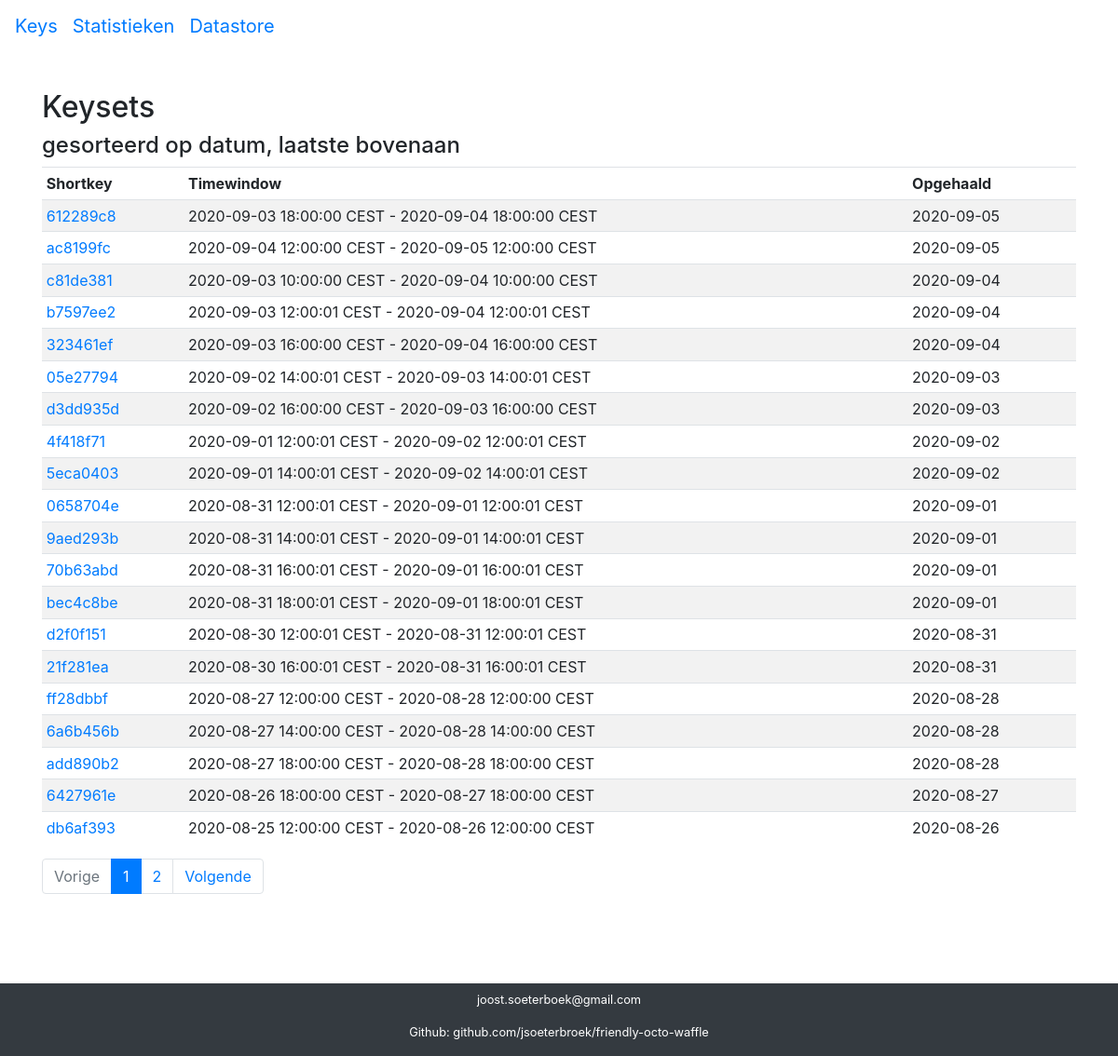
Before: /keys/ with the older database file.
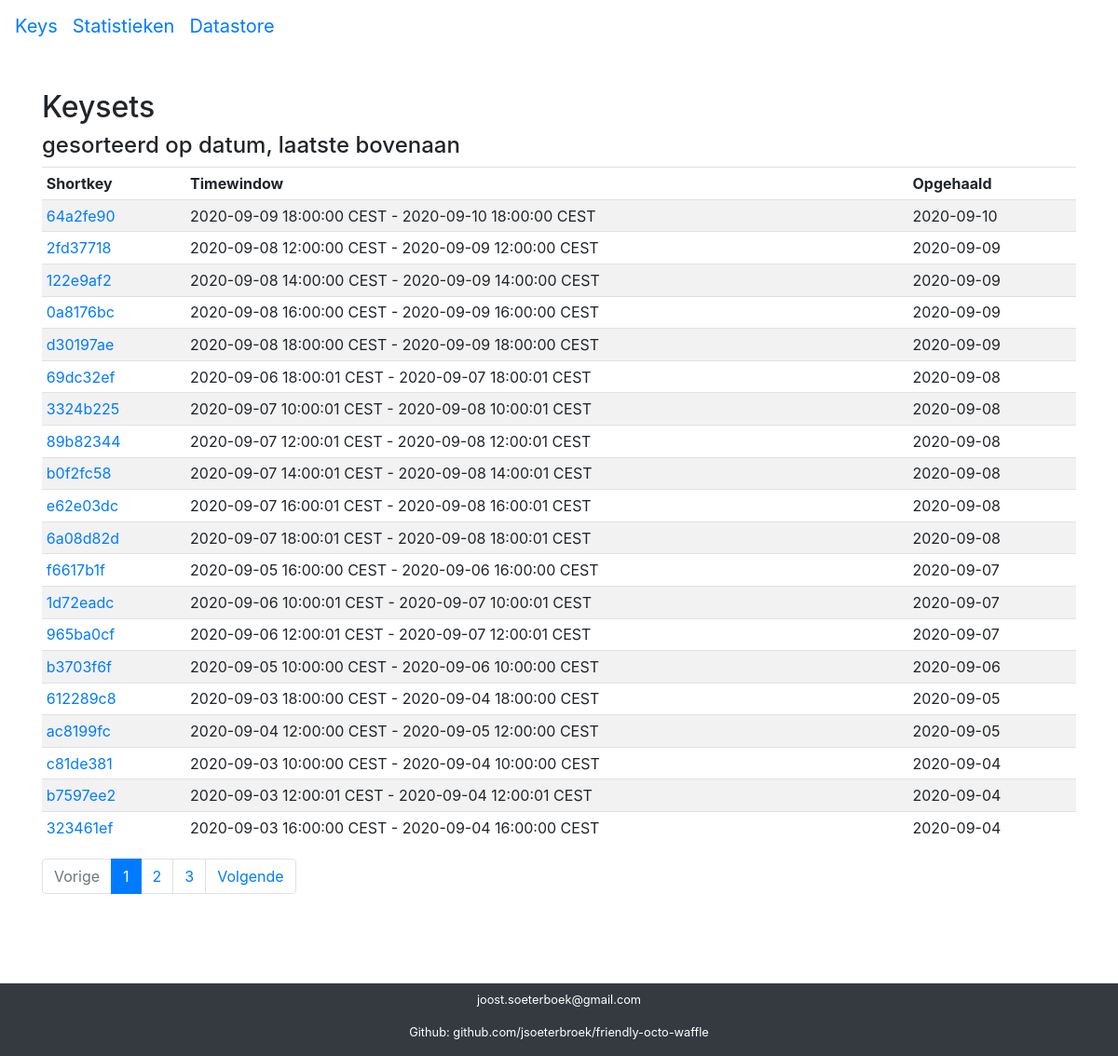
After: the same page with the newer database file.
### keys/models.py (models this page shows, shortened)
class Keys(models.Model):
    key = models.CharField("key", max_length=255, unique=True, primary_key=True)
    shortkey = models.CharField("short key", max_length=8)
    created = models.DateTimeField(auto_now_add=True, editable=False)
    environment = models.CharField("omgeving", max_length=125)
    seen = models.CharField("opgehaald", max_length=48)
    start_timestamp = models.CharField("timestamp start", max_length=48)
    end_timestamp = models.CharField("timestamp end", max_length=48)
    num_teks = models.IntegerField('number of keys')
    class Meta:
        verbose_name = 'Exposure Keyset'
        verbose_name_plural = 'Exposure Keysets'

### keys/views.py (the view)
# urls.py: path('keys/', include('keys.urls'), name='key_index'),
def key_index(request):
    keysets_list_latest = Keys.objects.order_by('-seen')
    paginator = Paginator(keysets_list_latest, settings.KEYSETS_PAGINATE_BY)
    page = request.GET.get('page')
    try:
        plist = paginator.get_page(page)
    except PageNotAnInteger:
        plist = paginator.get_page(1)
    except EmptyPage:
        plist = paginator.get_page(paginator.num_pages)
    context = {'plist': plist}
    return render(request, 'key_index.html', context)

### keys/templates/key_index.html
{% extends "base.html" %}
{% block content %}
{% load static %}
{% load l10n %}
<p>&nbsp;</p>
<h2> Keysets </h2>
<h4> gesorteerd op datum, laatste bovenaan </h4>
  {% if plist %}
  <table class="table table-striped table-sm">
          <thead>
            <tr>
                    <td><b>Shortkey</b></td>
                    <td><b>Timewindow</b></td>
                    <td><b>Opgehaald</b></td>
            </tr>
          </thead>
          <tbody>
    {% for p in plist %}
      <tr>
          <td><a href="{{p.shortkey}}/">{{p.shortkey}}<a/></td><td>{{p.start_timestamp}} - {{p.end_timestamp}}</td><td>{{p.seen}}</td>
      </tr>
    {% endfor %}
  </tbody>
  </table>
 {% if plist.has_other_pages %}
  <nav aria-label="pagination">
  <ul class="pagination">
    {% if plist.has_previous %}
      <li class="page-item"><a class="page-link" href="?page={{ plist.previous_page_number }}">Vorige</a></li>
    {% else %}
      <li class="page-item disabled"><span class="page-link">Vorige</span></li>
    {% endif %}
    {% for i in plist.paginator.page_range %}
      {% if plist.number == i %}
        <li class="page-item active"><span class="page-link">{{ i }} <span class="sr-only">(current)</span></span></li>
      {% else %}
        <li class="page-item"><a class="page-link" href="?page={{ i }}">{{ i }}</a></li>
      {% endif %}
    {% endfor %}
    {% if plist.has_next %}
      <li class="page-item"><a class="page-link" href="?page={{ plist.next_page_number }}">Volgende</a></li>
    {% else %}
      <li class="page-item disabled"><span class="page-link">Volgende</span></li>
    {% endif %}
  </ul>
  </nav>
  {% endif %}
  {% else %}
   <p>There are no keysets in the database.</p>
  {% endif %}
{% endblock %}

Changed rows visible on the page:
no longer on this page (row unchanged): Keys: shortkey "05e27794", start_timestamp "2020-09-02 14:00:01 CEST", end_timestamp "2020-09-03 14:00:01 CEST", seen "2020-09-03"
no longer on this page (row unchanged): Keys: shortkey "d3dd935d", start_timestamp "2020-09-02 16:00:00 CEST", end_timestamp "2020-09-03 16:00:00 CEST", seen "2020-09-03"
no longer on this page (row unchanged): Keys: shortkey "4f418f71", start_timestamp "2020-09-01 12:00:01 CEST", end_timestamp "2020-09-02 12:00:01 CEST", seen "2020-09-02"
no longer on this page (row unchanged): Keys: shortkey "5eca0403", start_timestamp "2020-09-01 14:00:01 CEST", end_timestamp "2020-09-02 14:00:01 CEST", seen "2020-09-02"
no longer on this page (row unchanged): Keys: shortkey "0658704e", start_timestamp "2020-08-31 12:00:01 CEST", end_timestamp "2020-09-01 12:00:01 CEST", seen "2020-09-01"
no longer on this page (row unchanged): Keys: shortkey "9aed293b", start_timestamp "2020-08-31 14:00:01 CEST", end_timestamp "2020-09-01 14:00:01 CEST", seen "2020-09-01"
no longer on this page (row unchanged): Keys: shortkey "70b63abd", start_timestamp "2020-08-31 16:00:01 CEST", end_timestamp "2020-09-01 16:00:01 CEST", seen "2020-09-01"
no longer on this page (row unchanged): Keys: shortkey "bec4c8be", start_timestamp "2020-08-31 18:00:01 CEST", end_timestamp "2020-09-01 18:00:01 CEST", seen "2020-09-01"
no longer on this page (row unchanged): Keys: shortkey "d2f0f151", start_timestamp "2020-08-30 12:00:01 CEST", end_timestamp "2020-08-31 12:00:01 CEST", seen "2020-08-31"
no longer on this page (row unchanged): Keys: shortkey "21f281ea", start_timestamp "2020-08-30 16:00:01 CEST", end_timestamp "2020-08-31 16:00:01 CEST", seen "2020-08-31"
no longer on this page (row unchanged): Keys: shortkey "ff28dbbf", start_timestamp "2020-08-27 12:00:00 CEST", end_timestamp "2020-08-28 12:00:00 CEST", seen "2020-08-28"
no longer on this page (row unchanged): Keys: shortkey "6a6b456b", start_timestamp "2020-08-27 14:00:00 CEST", end_timestamp "2020-08-28 14:00:00 CEST", seen "2020-08-28"
no longer on this page (row unchanged): Keys: shortkey "add890b2", start_timestamp "2020-08-27 18:00:00 CEST", end_timestamp "2020-08-28 18:00:00 CEST", seen "2020-08-28"
no longer on this page (row unchanged): Keys: shortkey "6427961e", start_timestamp "2020-08-26 18:00:00 CEST", end_timestamp "2020-08-27 18:00:00 CEST", seen "2020-08-27"
no longer on this page (row unchanged): Keys: shortkey "db6af393", start_timestamp "2020-08-25 12:00:00 CEST", end_timestamp "2020-08-26 12:00:00 CEST", seen "2020-08-26"
added Keys: shortkey "64a2fe90", start_timestamp "2020-09-09 18:00:00 CEST", end_timestamp "2020-09-10 18:00:00 CEST", seen "2020-09-10"
added Keys: shortkey "2fd37718", start_timestamp "2020-09-08 12:00:00 CEST", end_timestamp "2020-09-09 12:00:00 CEST", seen "2020-09-09"
added Keys: shortkey "122e9af2", start_timestamp "2020-09-08 14:00:00 CEST", end_timestamp "2020-09-09 14:00:00 CEST", seen "2020-09-09"
added Keys: shortkey "0a8176bc", start_timestamp "2020-09-08 16:00:00 CEST", end_timestamp "2020-09-09 16:00:00 CEST", seen "2020-09-09"
added Keys: shortkey "d30197ae", start_timestamp "2020-09-08 18:00:00 CEST", end_timestamp "2020-09-09 18:00:00 CEST", seen "2020-09-09"
added Keys: shortkey "69dc32ef", start_timestamp "2020-09-06 18:00:01 CEST", end_timestamp "2020-09-07 18:00:01 CEST", seen "2020-09-08"
added Keys: shortkey "3324b225", start_timestamp "2020-09-07 10:00:01 CEST", end_timestamp "2020-09-08 10:00:01 CEST", seen "2020-09-08"
added Keys: shortkey "89b82344", start_timestamp "2020-09-07 12:00:01 CEST", end_timestamp "2020-09-08 12:00:01 CEST", seen "2020-09-08"
added Keys: shortkey "b0f2fc58", start_timestamp "2020-09-07 14:00:01 CEST", end_timestamp "2020-09-08 14:00:01 CEST", seen "2020-09-08"
added Keys: shortkey "e62e03dc", start_timestamp "2020-09-07 16:00:01 CEST", end_timestamp "2020-09-08 16:00:01 CEST", seen "2020-09-08"
added Keys: shortkey "6a08d82d", start_timestamp "2020-09-07 18:00:01 CEST", end_timestamp "2020-09-08 18:00:01 CEST", seen "2020-09-08"
added Keys: shortkey "f6617b1f", start_timestamp "2020-09-05 16:00:00 CEST", end_timestamp "2020-09-06 16:00:00 CEST", seen "2020-09-07"
added Keys: shortkey "1d72eadc", start_timestamp "2020-09-06 10:00:01 CEST", end_timestamp "2020-09-07 10:00:01 CEST", seen "2020-09-07"
added Keys: shortkey "965ba0cf", start_timestamp "2020-09-06 12:00:01 CEST", end_timestamp "2020-09-07 12:00:01 CEST", seen "2020-09-07"
added Keys: shortkey "b3703f6f", start_timestamp "2020-09-05 10:00:00 CEST", end_timestamp "2020-09-06 10:00:00 CEST", seen "2020-09-06"
Other visible differences:
new list line: "3"
